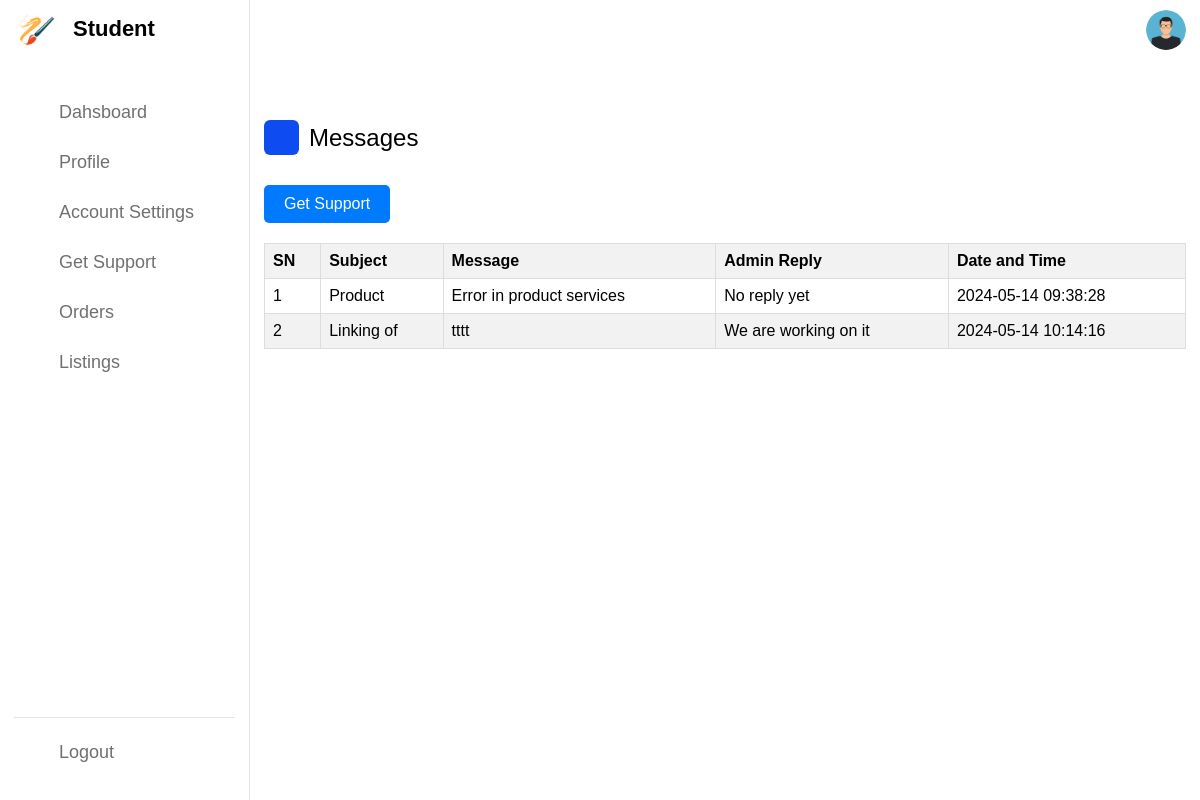
Screenshot of /student/support.php (signed in) with the database file from the repository.
### tables this page shows
CREATE TABLE `messages` (
  `id` int(11) NOT NULL,
  `subject` varchar(255) NOT NULL,
  `message` text NOT NULL,
  `user_id` int(11) NOT NULL,
  `reply` varchar(255) DEFAULT NULL,
  `created_at` timestamp NOT NULL DEFAULT current_timestamp()
);

### student/support.php (the view, shortened to what this page needs)
<?php
require_once("include/header.php");
require_once("include/sidebar.php");
require_once("include/connection.php");
?>
<div class="dash-content">
    <div class="overview">
        <div class="title">
            <i class="uil uil-tachometer-fast-alt"></i>
            <span class="text">Messages</span>
        </div>
        <a  class="btn" href="get_support.php" >Get Support</a>
        <div class="message-table">
        <table>
            <thead>
                <tr>
                    <th>SN</th>
                    <th>Subject</th>
                    <th>Message</th>
                    <th>Admin Reply</th>
                    <th>Date and  Time</th>
                </tr>
            </thead>
            <tbody>
            <?php
            $id = $_SESSION['User'];
            $sql = "SELECT subject, message,reply, created_at FROM messages WHERE user_id = '$id'";
            $result = $conn->query($sql);
            $i = 1;
            if ($result->num_rows > 0) {
                        while($row = $result->fetch_assoc()) {
                            echo "<tr>";
                            echo "<td>" . $i . "</td>";
                            echo "<td>" . $row["subject"] . "</td>";
                            echo "<td>" . $row["message"] . "</td>";
                            if($row["reply"] == "" ){
                                echo "<td>" . "No reply yet" . "</td>";
                            }
                            else{
                                echo "<td>" . $row["reply"] . "</td>";
                            }
                            echo "<td>" . $row["created_at"] . "</td>";
                            echo "</tr>";
                            $i++;
                        }
                    } else {
                        echo "<tr><td colspan='5'>No messages found</td></tr>";
                    }
                    ?>
            </tbody>
        </table>
    </div>
</div>
<?php require_once("include/footer.php");?>

### student/assets/css/dashboardstyle.css (style rules this page uses)
*, *::before, *::after { margin: 0; padding: 0; box-sizing: border-box; }
body { font-family: 'Poppins', sans-serif; }
:root { --primary-color: #0E4BF1; --panel-color: #FFF; --text-color: #000; --black-light-color: #707070; --border-color: #e6e5e5; --toggle-color: #DDD; --box1-color: #4DA3FF; --box2-color: #FFE6AC; --box3-color: #E7D1FC; --title-icon-color: #fff; }
.dashboard .dash-content { padding-top: 50px; }
.dash-content .title { display: flex; align-items: center; margin: 60px 0 30px 0; }
.dash-content .title i { position: relative; height: 35px; width: 35px; background-color: var(--primary-color); border-radius: 6px; color: var(--title-icon-color); display: flex; align-items: center; justify-content: center; font-size: 24px; }
.dash-content .title .text { font-size: 24px; font-weight: 500; color: var(--text-color); margin-left: 10px; }

### student/assets/css/tablestyle.css (style rules this page uses)
.message-table { margin-top: 20px; }
.message-table table { width: 100%; border-collapse: collapse; }
.message-table th, .message-table td { border: 1px solid #ddd; padding: 8px; text-align: left; }
.message-table th { background-color: #f2f2f2; }
.message-table tbody tr:nth-child(even) { background-color: #f2f2f2; }

### student/assets/css/alertstyle.css (style rules this page uses)
.btn { display: inline-block; padding: 10px 20px; background-color: #007bff; color: #fff; text-decoration: none; border-radius: 5px; transition: background-color 0.3s; }

### rows the page displays
messages: subject "Product", message "Error in product services", shows "No reply yet", created_at "2024-05-14 09:38:28"
messages: subject "Linking of", message "tttt", reply "We are working on it", created_at "2024-05-14 10:14:16"
